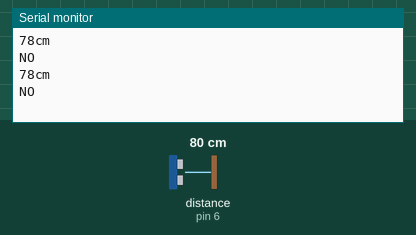
The sketch below on a simulated Arduino Uno, built with avr-gcc and run on an emulated ATmega328P. Shown: the last lines printed to the serial monitor. Wiring (inferred from the names in the program): ultrasonic range finder: trigger pin 7; echo pin 6. The inputs (shaded band) are chosen by the test bench; at power-on: distance to the obstacle (sensor on pin 6) 80 cm. The echo pulse lasts 58.3 µs per cm.

Above: at 2.8 s.
2.9 s: distance to the obstacle (sensor on pin 6) set to 22 cm
At 5.2 s:
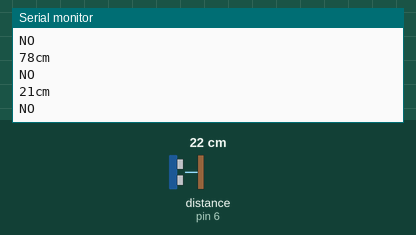
5.6 s: distance to the obstacle (sensor on pin 6) set to 18 cm
At 6.8 s:
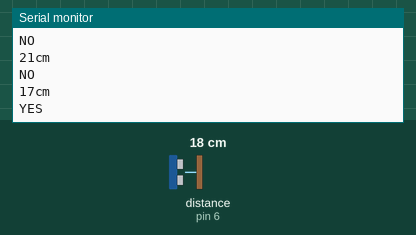
Timing chart, 0 to 8.6 s (numbered marks = the images above; inputs shaded):
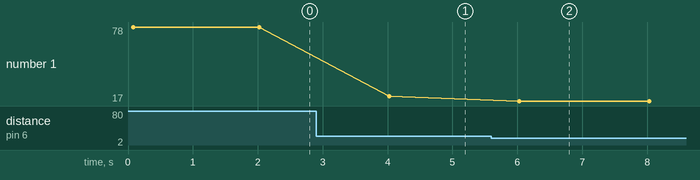

Measured:
- the behaviour switches between 21 and 20 cm on distance to the obstacle (sensor on pin 6) (found by bisection; images 1 and 2)
- after the input at 2.9 s, the serial monitor: prints a new line after 1.1 s (image 1)
- after the input at 5.6 s, the serial monitor: prints a new line after 0.43 s (image 2)
- plotted number 1: 78 → 21 after the input at 2.9 s, 21 → 17 after the input at 5.6 s

The sketch:

Master_SieuAm.ino
```cpp
// Connect the HC-05 and communicate using the serial monitor
// When first powered on. you need to manually enter AT mode
// The default baud rate for AT mode is 38400
#include <SoftwareSerial.h>
int count0 = 0;
int count1 = 0;
SoftwareSerial BTSerial(10, 11); // RX | TX
// Connect the HC-05 TX to Arduino pin 10
// Connect the HC-05 RX to Arduino pin 11

const int trigPin = 7;
const int echoPin = 6;

void setup() {
  pinMode(trigPin, OUTPUT);
  pinMode(echoPin, INPUT);
  Serial.begin(9600);
  Serial.println("Arduino is ready:");
  Serial.println("Remember to select Both BL & CR in the serial monitor");
  BTSerial.begin(38400); // HC-05 default speed in AT command
}

void loop() {
  int duration; // biến đo thời gian
  int distance;           // biến lưu khoảng cách

  digitalWrite(trigPin, LOW); // tắt chân trig
  delayMicroseconds(2);
  digitalWrite(trigPin, HIGH); // phát xung từ chân trig
  delayMicroseconds(10); // xung có độ dài 10 microSeconds
  digitalWrite(trigPin, LOW); // tắt chân trig
  duration = pulseIn(echoPin, HIGH);
  distance = duration * 0.034 / 2.0;

  Serial.print(distance);
  Serial.println("cm");
  if (distance < 20) {
    Serial.println("YES");
    BTSerial.write("1");
  }
  else{
    Serial.println("NO");
    BTSerial.write("0");
  }
  delay(2000);
}
```
